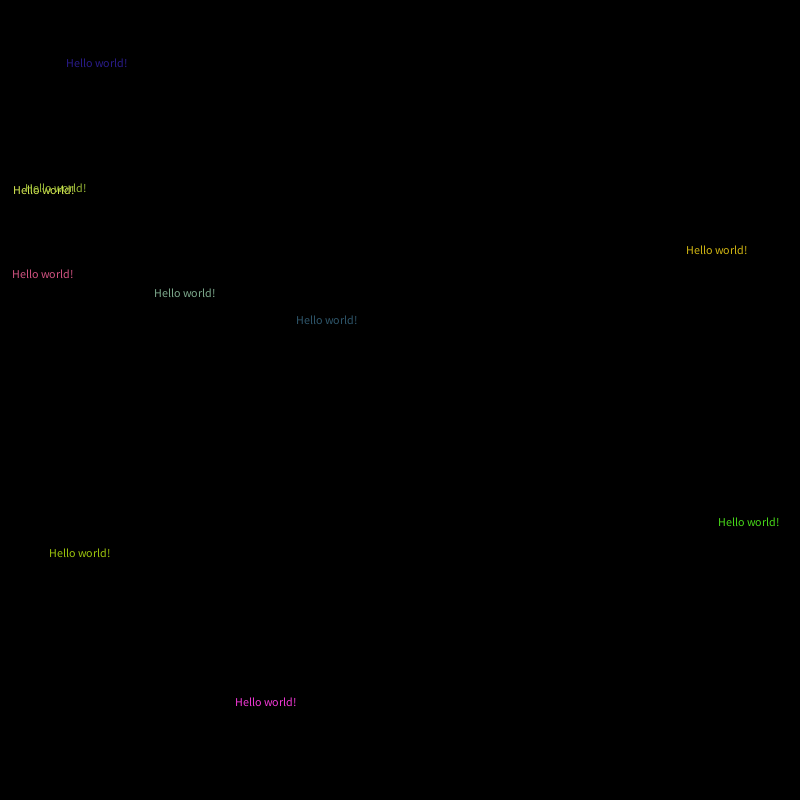
Frame 1 (no input)
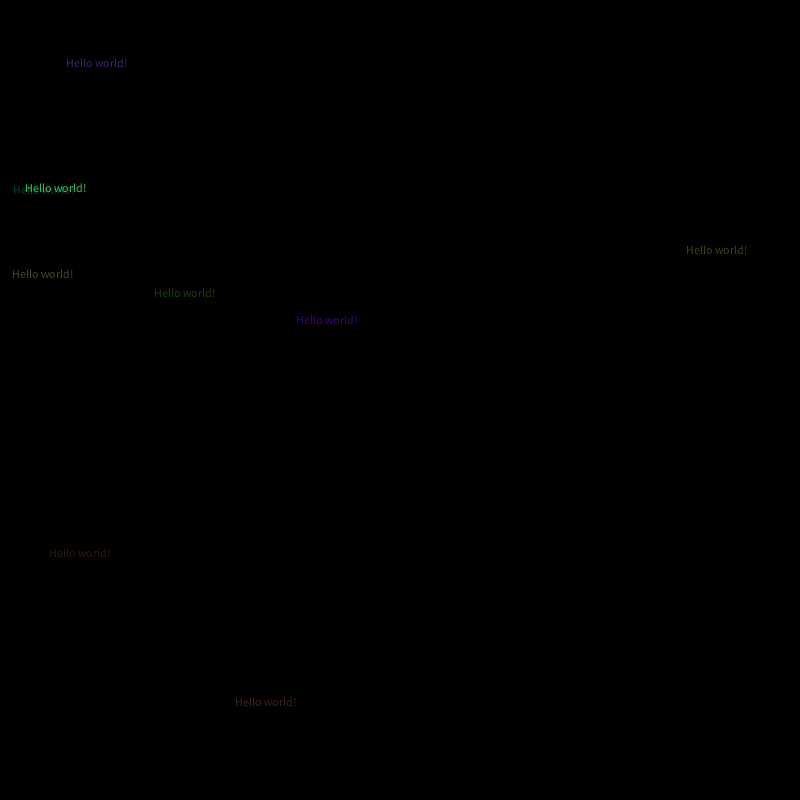
Frame 60 (the mouse pressed at the canvas centre just before this capture)
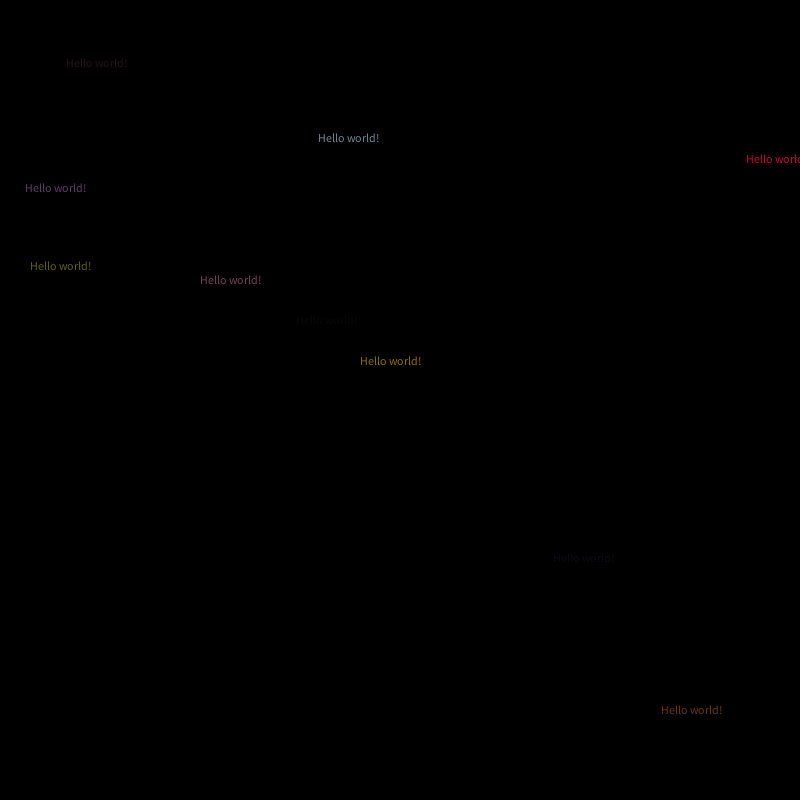
Frame 120 (the mouse held since frame 60 and released just before this capture)

The Processing sketch that drew these frames (run headless with seeded random() and noise(); from frame 60 on, the mouse is pressed at the canvas centre):

// Processing sketch: sketch_190926a
// ── sketch_190926a.pde

class hello{
  PVector pos = new PVector(0,0);
  float alpha = 255;
  float alphdec = random(1,5);
  color col = color(random(255),random(255),random(255),this.alpha);
  void update(){
    this.alpha-=this.alphdec;
    this.col = color(random(255),random(255),random(255),this.alpha);
    fill(this.col);
    text("Hello world!",this.pos.x,this.pos.y);
    if(this.alpha<=0){
      this.alpha = 255;
      this.pos = new PVector(random(width),random(height));
    }
  }
}
hello[] hellos = new hello[10];
void setup(){
  size(800,800);
  for(int i=0; i<hellos.length; i++){
    hellos[i] = new hello();
    hellos[i].pos = new PVector(random(width),random(height));
    hellos[i].alphdec = random(1,5);
  }
}

void draw(){
  background(0);
  println("Hello world!");
  for(int i=0; i<hellos.length; i++){
    hellos[i].update();
  }
}
